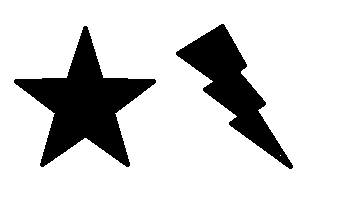
#> input picture OpenCV/resources/start_light.png, 338 x 202 px
$ python contour_features.py
#> lines starting #> are read from the running program, lines starting #| are printed output that depends on the picture; after the words box and inside, x2 and y2 are one past the last pixel; in counts of white or black regions, pixels touching at a corner belong together; long printed decimals are rounded
"""
To find the different features of contours, like area, perimeter, centroid, bounding box etc
"""

import numpy as np
import cv2 as cv


# [107 lines left out: function feature_1, not called in this run]


def feature_2():
    """
    计算轮廓缺陷
    计算特定点到轮廓的距离
    """
    img = cv.imread('../../resources/start_light.png')
#> img is the input picture: shape (202, 338, 3); 81.3% white; 2 black regions, box (x1, y1, x2, y2) and area: (14, 26, 156, 167) 7629, (176, 24, 293, 169) 5134
    imgray = cv.cvtColor(img, cv.COLOR_BGR2GRAY)
#> imgray: shape (202, 338); 81.3% white; 2 black regions
    ret, thresh = cv.threshold(imgray, 127, 255, 0)
    contours, hierarchy = cv.findContours(thresh, cv.RETR_TREE, cv.CHAIN_APPROX_SIMPLE)
#> contours = 4 contours, 1 with area under 20; largest, box (x1, y1, x2, y2) and area: (0, 0, 338, 202) 67737, (13, 25, 157, 168) 7874, (175, 23, 294, 170) 5312
    cnt = contours[1]
#> cnt = contour of 230 points, box (x1, y1, x2, y2) (13, 25, 157, 168), area 7874
    hull = cv.convexHull(cnt, returnPoints=False)  # 获取凸包
#> hull = [0, 1, 36, 37, 38, 88, 89, 140, 141, 191, 192, 193]
    # 根据图形和凸包判断轮廓缺陷
    # [ start point(曲线起点), end point（曲线终点）, farthest point（曲线距离图形最远点）,
    # approximate distance to farthest point]
    defects = cv.convexityDefects(cnt, hull)
#> defects = [[193, 0, 196, 7750], [1, 36, 33, 7824], [38, 88, 58, 7644], [89, 140, 113, 7424], [141, 191, 171, 7644]]

    for i in range(defects.shape[0]):
        s, e, f, d = defects[i, 0]
        start = tuple(cnt[s][0])
        end = tuple(cnt[e][0])
        far = tuple(cnt[f][0])
        cv.line(img, start, end, [0, 255, 0], 2)
        cv.circle(img, far, 5, [0, 0, 255], -1)
#> this loop made 5 passes
#> (s, e, f, d, start, end, far) on passes 1 to 5: (193, 0, 196, 7750, (15, 78), (84, 25), (66, 77)), (1, 36, 33, 7824, (86, 25), (154, 78), (103, 77)), (38, 88, 58, 7644, (156, 82), (130, 165), (115, 113)), (89, 140, 113, 7424, (128, 167), (41, 167), (86, 138)), (141, 191, 171, 7644, (39, 165), (13, 82), (54, 113))
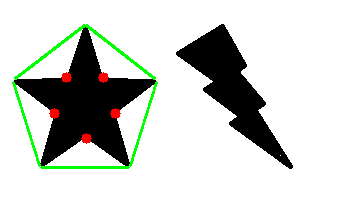
#> img: shape (202, 338, 3); 2.55% of pixels changed, all inside (x1, y1, x2, y2) = (12, 24, 158, 169)
    cv.imshow('img', img)
    cv.waitKey(0)
    cv.destroyAllWindows()

    # 判断某个点是否在图形中
    point = (100, 100)
    # 参数 图形点集，检查的点，True，表示具体距离，Flase 返回 -1,0,1 表示是否在图形内
    dist = cv.pointPolygonTest(cnt, point, True)
#> dist = 19.85
    print(dist)
#| 19.849

    # 判断图形的相似性
    img2 = cv.imread('../../resources/stars.png', 0)
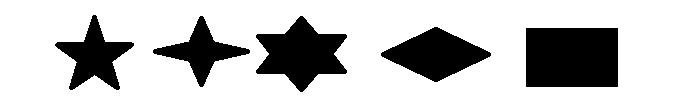
#> input picture OpenCV/resources/stars.png, 680 x 106 px
#> img2: shape (106, 680); 76.3% white; 5 black regions
    ret, thresh2 = cv.threshold(img2, 127, 255, 0)
    contours, hierarchy = cv.findContours(thresh2, 2, 1)
#> contours = 6 contours; box (x1, y1, x2, y2) and area: (0, 0, 680, 106) 71295, (525, 27, 619, 88) 5578, (255, 15, 348, 93) 3973, (380, 26, 492, 83) 3348, (54, 14, 135, 91) 2594, (152, 15, 251, 88) 2238
    ret = cv.matchShapes(cnt, cnt, 1, 0.0)
#> ret = 0
    print(ret)
#| 0.0
    for i in range(5, 0, -1):
        cnt1 = contours[i]
        ret = cv.matchShapes(cnt, cnt1, 1, 0.0)
        print(ret)
#> this loop made 5 passes
#> ret on passes 1 to 5: 0.0214, 0.367, 0.263, 0.335, 0.306
#| 0.02144
#| 0.3672
#| 0.2627
#| 0.3352
#| 0.3061

# feature_1()
feature_2()
